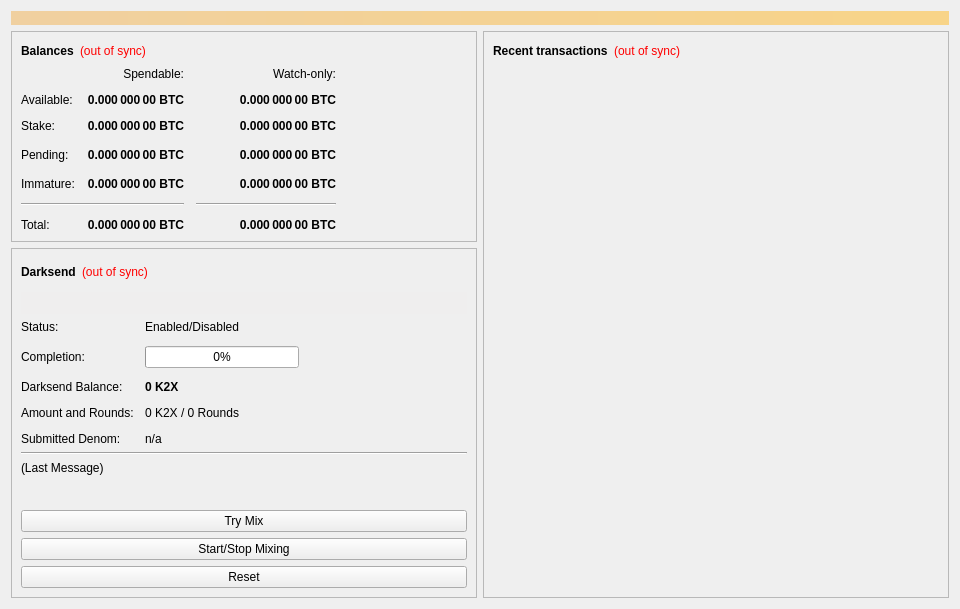
<?xml version="1.0" encoding="UTF-8"?>
<ui version="4.0">
 <class>OverviewPage</class>
 <widget class="QWidget" name="OverviewPage">
  <property name="geometry">
   <rect>
    <x>0</x>
    <y>0</y>
    <width>960</width>
    <height>594</height>
   </rect>
  </property>
  <property name="minimumSize">
   <size>
    <width>960</width>
    <height>0</height>
   </size>
  </property>
  <property name="windowTitle">
   <string>Form</string>
  </property>
  <property name="styleSheet">
   <string notr="true"/>
  </property>
  <layout class="QVBoxLayout" name="topLayout">
   <item>
    <widget class="QLabel" name="labelAlerts">
     <property name="visible">
      <bool>false</bool>
     </property>
     <property name="styleSheet">
      <string notr="true">background-color: qlineargradient(x1: 0, y1: 0, x2: 1, y2: 0, stop:0 #F0D0A0, stop:1 #F8D488); color:#000000;</string>
     </property>
     <property name="wordWrap">
      <bool>true</bool>
     </property>
     <property name="margin">
      <number>3</number>
     </property>
    </widget>
   </item>
   <item>
    <layout class="QHBoxLayout" name="horizontalLayout" stretch="1,1">
     <item>
      <layout class="QVBoxLayout" name="verticalLayout_2">
       <item>
        <widget class="QFrame" name="frame">
         <property name="frameShape">
          <enum>QFrame::StyledPanel</enum>
         </property>
         <property name="frameShadow">
          <enum>QFrame::Raised</enum>
         </property>
         <layout class="QVBoxLayout" name="verticalLayout_4">
          <item>
           <layout class="QHBoxLayout" name="horizontalLayout_4">
            <item>
             <widget class="QLabel" name="label_5">
              <property name="font">
               <font>
                <weight>75</weight>
                <bold>true</bold>
               </font>
              </property>
              <property name="text">
               <string>Balances</string>
              </property>
             </widget>
            </item>
            <item>
             <widget class="QLabel" name="labelWalletStatus">
              <property name="cursor">
               <cursorShape>WhatsThisCursor</cursorShape>
              </property>
              <property name="toolTip">
               <string>The displayed information may be out of date. Your wallet automatically synchronizes with the Katana network after a connection is established, but this process has not completed yet.</string>
              </property>
              <property name="styleSheet">
               <string notr="true">QLabel { color: red; }</string>
              </property>
              <property name="text">
               <string notr="true">(out of sync)</string>
              </property>
              <property name="alignment">
               <set>Qt::AlignLeading|Qt::AlignLeft|Qt::AlignVCenter</set>
              </property>
             </widget>
            </item>
            <item>
             <spacer name="horizontalSpacer_3">
              <property name="orientation">
               <enum>Qt::Horizontal</enum>
              </property>
              <property name="sizeHint" stdset="0">
               <size>
                <width>40</width>
                <height>20</height>
               </size>
              </property>
             </spacer>
            </item>
           </layout>
          </item>
          <item>
           <layout class="QGridLayout" name="gridLayout">
            <property name="spacing">
             <number>12</number>
            </property>
            <item row="3" column="2">
             <widget class="QLabel" name="labelWatchPending">
              <property name="font">
               <font>
                <weight>75</weight>
                <bold>true</bold>
               </font>
              </property>
              <property name="cursor">
               <cursorShape>IBeamCursor</cursorShape>
              </property>
              <property name="toolTip">
               <string>Unconfirmed transactions to watch-only addresses</string>
              </property>
              <property name="text">
               <string notr="true">0.000 000 00 BTC</string>
              </property>
              <property name="alignment">
               <set>Qt::AlignRight|Qt::AlignTrailing|Qt::AlignVCenter</set>
              </property>
              <property name="textInteractionFlags">
               <set>Qt::LinksAccessibleByMouse|Qt::TextSelectableByKeyboard|Qt::TextSelectableByMouse</set>
              </property>
             </widget>
            </item>
            <item row="3" column="1">
             <widget class="QLabel" name="labelUnconfirmed">
              <property name="font">
               <font>
                <weight>75</weight>
                <bold>true</bold>
               </font>
              </property>
              <property name="cursor">
               <cursorShape>IBeamCursor</cursorShape>
              </property>
              <property name="toolTip">
               <string>Total of transactions that have yet to be confirmed, and do not yet count toward the spendable balance</string>
              </property>
              <property name="text">
               <string notr="true">0.000 000 00 BTC</string>
              </property>
              <property name="alignment">
               <set>Qt::AlignRight|Qt::AlignTrailing|Qt::AlignVCenter</set>
              </property>
              <property name="textInteractionFlags">
               <set>Qt::LinksAccessibleByMouse|Qt::TextSelectableByKeyboard|Qt::TextSelectableByMouse</set>
              </property>
             </widget>
            </item>
            <item row="4" column="2">
             <widget class="QLabel" name="labelWatchImmature">
              <property name="font">
               <font>
                <weight>75</weight>
                <bold>true</bold>
               </font>
              </property>
              <property name="cursor">
               <cursorShape>IBeamCursor</cursorShape>
              </property>
              <property name="toolTip">
               <string>Mined balance in watch-only addresses that has not yet matured</string>
              </property>
              <property name="text">
               <string notr="true">0.000 000 00 BTC</string>
              </property>
              <property name="alignment">
               <set>Qt::AlignRight|Qt::AlignTrailing|Qt::AlignVCenter</set>
              </property>
              <property name="textInteractionFlags">
               <set>Qt::LinksAccessibleByMouse|Qt::TextSelectableByKeyboard|Qt::TextSelectableByMouse</set>
              </property>
             </widget>
            </item>
            <item row="5" column="0" colspan="2">
             <widget class="Line" name="lineSpendableBalance">
              <property name="orientation">
               <enum>Qt::Horizontal</enum>
              </property>
             </widget>
            </item>
            <item row="5" column="2">
             <widget class="Line" name="lineWatchBalance">
              <property name="sizePolicy">
               <sizepolicy hsizetype="Preferred" vsizetype="Fixed">
                <horstretch>0</horstretch>
                <verstretch>0</verstretch>
               </sizepolicy>
              </property>
              <property name="minimumSize">
               <size>
                <width>140</width>
                <height>0</height>
               </size>
              </property>
              <property name="orientation">
               <enum>Qt::Horizontal</enum>
              </property>
             </widget>
            </item>
            <item row="6" column="0">
             <widget class="QLabel" name="labelTotalText">
              <property name="text">
               <string>Total:</string>
              </property>
             </widget>
            </item>
            <item row="4" column="1">
             <widget class="QLabel" name="labelImmature">
              <property name="font">
               <font>
                <weight>75</weight>
                <bold>true</bold>
               </font>
              </property>
              <property name="cursor">
               <cursorShape>IBeamCursor</cursorShape>
              </property>
              <property name="toolTip">
               <string>Mined balance that has not yet matured</string>
              </property>
              <property name="text">
               <string notr="true">0.000 000 00 BTC</string>
              </property>
              <property name="alignment">
               <set>Qt::AlignRight|Qt::AlignTrailing|Qt::AlignVCenter</set>
              </property>
              <property name="textInteractionFlags">
               <set>Qt::LinksAccessibleByMouse|Qt::TextSelectableByKeyboard|Qt::TextSelectableByMouse</set>
              </property>
             </widget>
            </item>
            <item row="3" column="3">
             <spacer name="horizontalSpacer_2">
              <property name="orientation">
               <enum>Qt::Horizontal</enum>
              </property>
              <property name="sizeHint" stdset="0">
               <size>
                <width>40</width>
                <height>20</height>
               </size>
              </property>
             </spacer>
            </item>
            <item row="4" column="0">
             <widget class="QLabel" name="labelImmatureText">
              <property name="text">
               <string>Immature:</string>
              </property>
             </widget>
            </item>
            <item row="6" column="1">
             <widget class="QLabel" name="labelTotal">
              <property name="font">
               <font>
                <weight>75</weight>
                <bold>true</bold>
               </font>
              </property>
              <property name="cursor">
               <cursorShape>IBeamCursor</cursorShape>
              </property>
              <property name="toolTip">
               <string>Your current total balance</string>
              </property>
              <property name="text">
               <string notr="true">0.000 000 00 BTC</string>
              </property>
              <property name="alignment">
               <set>Qt::AlignRight|Qt::AlignTrailing|Qt::AlignVCenter</set>
              </property>
              <property name="textInteractionFlags">
               <set>Qt::LinksAccessibleByMouse|Qt::TextSelectableByKeyboard|Qt::TextSelectableByMouse</set>
              </property>
             </widget>
            </item>
            <item row="6" column="2">
             <widget class="QLabel" name="labelWatchTotal">
              <property name="font">
               <font>
                <weight>75</weight>
                <bold>true</bold>
               </font>
              </property>
              <property name="cursor">
               <cursorShape>IBeamCursor</cursorShape>
              </property>
              <property name="toolTip">
               <string>Current total balance in watch-only addresses</string>
              </property>
              <property name="text">
               <string notr="true">0.000 000 00 BTC</string>
              </property>
              <property name="alignment">
               <set>Qt::AlignRight|Qt::AlignTrailing|Qt::AlignVCenter</set>
              </property>
              <property name="textInteractionFlags">
               <set>Qt::LinksAccessibleByMouse|Qt::TextSelectableByKeyboard|Qt::TextSelectableByMouse</set>
              </property>
             </widget>
            </item>
            <item row="0" column="2">
             <widget class="QLabel" name="labelWatchonly">
              <property name="text">
               <string>Watch-only:</string>
              </property>
              <property name="alignment">
               <set>Qt::AlignRight|Qt::AlignTrailing|Qt::AlignVCenter</set>
              </property>
             </widget>
            </item>
            <item row="1" column="0">
             <widget class="QLabel" name="labelBalanceText">
              <property name="text">
               <string>Available:</string>
              </property>
             </widget>
            </item>
            <item row="1" column="1">
             <widget class="QLabel" name="labelBalance">
              <property name="font">
               <font>
                <weight>75</weight>
                <bold>true</bold>
               </font>
              </property>
              <property name="cursor">
               <cursorShape>IBeamCursor</cursorShape>
              </property>
              <property name="toolTip">
               <string>Your current spendable balance</string>
              </property>
              <property name="text">
               <string notr="true">0.000 000 00 BTC</string>
              </property>
              <property name="alignment">
               <set>Qt::AlignRight|Qt::AlignTrailing|Qt::AlignVCenter</set>
              </property>
              <property name="textInteractionFlags">
               <set>Qt::LinksAccessibleByMouse|Qt::TextSelectableByKeyboard|Qt::TextSelectableByMouse</set>
              </property>
             </widget>
            </item>
            <item row="2" column="0">
             <widget class="QLabel" name="label_10">
              <property name="text">
               <string>Stake:</string>
              </property>
             </widget>
            </item>
            <item row="2" column="1">
             <widget class="QLabel" name="labelStake">
              <property name="font">
               <font>
                <weight>75</weight>
                <bold>true</bold>
               </font>
              </property>
              <property name="cursor">
               <cursorShape>IBeamCursor</cursorShape>
              </property>
              <property name="toolTip">
               <string>Total of coins that was staked, and do not yet count toward the current balance</string>
              </property>
              <property name="text">
               <string notr="true">0.000 000 00 BTC</string>
              </property>
              <property name="alignment">
               <set>Qt::AlignRight|Qt::AlignTrailing|Qt::AlignVCenter</set>
              </property>
              <property name="textInteractionFlags">
               <set>Qt::LinksAccessibleByMouse|Qt::TextSelectableByKeyboard|Qt::TextSelectableByMouse</set>
              </property>
             </widget>
            </item>
            <item row="2" column="2">
             <widget class="QLabel" name="labelWatchStake">
              <property name="font">
               <font>
                <weight>75</weight>
                <bold>true</bold>
               </font>
              </property>
              <property name="cursor">
               <cursorShape>IBeamCursor</cursorShape>
              </property>
              <property name="toolTip">
               <string>Total of coins that was staked in watch-only addresses, and do not yet count toward the current watch-only balance</string>
              </property>
              <property name="text">
               <string notr="true">0.000 000 00 BTC</string>
              </property>
              <property name="alignment">
               <set>Qt::AlignRight|Qt::AlignTrailing|Qt::AlignVCenter</set>
              </property>
              <property name="textInteractionFlags">
               <set>Qt::LinksAccessibleByMouse|Qt::TextSelectableByKeyboard|Qt::TextSelectableByMouse</set>
              </property>
             </widget>
            </item>
            <item row="1" column="2">
             <widget class="QLabel" name="labelWatchAvailable">
              <property name="font">
               <font>
                <weight>75</weight>
                <bold>true</bold>
               </font>
              </property>
              <property name="cursor">
               <cursorShape>IBeamCursor</cursorShape>
              </property>
              <property name="toolTip">
               <string>Your current balance in watch-only addresses</string>
              </property>
              <property name="text">
               <string notr="true">0.000 000 00 BTC</string>
              </property>
              <property name="alignment">
               <set>Qt::AlignRight|Qt::AlignTrailing|Qt::AlignVCenter</set>
              </property>
              <property name="textInteractionFlags">
               <set>Qt::LinksAccessibleByMouse|Qt::TextSelectableByKeyboard|Qt::TextSelectableByMouse</set>
              </property>
             </widget>
            </item>
            <item row="3" column="0">
             <widget class="QLabel" name="labelPendingText">
              <property name="text">
               <string>Pending:</string>
              </property>
             </widget>
            </item>
            <item row="0" column="1">
             <widget class="QLabel" name="labelSpendable">
              <property name="text">
               <string>Spendable:</string>
              </property>
              <property name="alignment">
               <set>Qt::AlignRight|Qt::AlignTrailing|Qt::AlignVCenter</set>
              </property>
             </widget>
            </item>
           </layout>
          </item>
         </layout>
        </widget>
       </item>
       <item>
        <widget class="QFrame" name="frameDarksend">
         <property name="sizePolicy">
          <sizepolicy hsizetype="Expanding" vsizetype="Expanding">
           <horstretch>0</horstretch>
           <verstretch>0</verstretch>
          </sizepolicy>
         </property>
         <property name="minimumSize">
          <size>
           <width>0</width>
           <height>350</height>
          </size>
         </property>
         <property name="visible">
          <bool>false</bool>
         </property>
         <property name="layoutDirection">
          <enum>Qt::LeftToRight</enum>
         </property>
         <property name="frameShape">
          <enum>QFrame::StyledPanel</enum>
         </property>
         <property name="frameShadow">
          <enum>QFrame::Raised</enum>
         </property>
         <layout class="QVBoxLayout" name="verticalLayout_5">
          <item>
           <layout class="QHBoxLayout" name="horizontalLayout_5">
            <item>
             <widget class="QLabel" name="label_2">
              <property name="font">
               <font>
                <weight>75</weight>
                <bold>true</bold>
               </font>
              </property>
              <property name="text">
               <string>Darksend</string>
              </property>
             </widget>
            </item>
            <item>
             <widget class="QLabel" name="labelDarksendSyncStatus">
              <property name="toolTip">
               <string>The displayed information may be out of date. Your wallet automatically synchronizes with the Katana network after a connection is established, but this process has not completed yet.</string>
              </property>
              <property name="styleSheet">
               <string notr="true">QLabel { color: red; }</string>
              </property>
              <property name="text">
               <string notr="true">(out of sync)</string>
              </property>
              <property name="alignment">
               <set>Qt::AlignLeading|Qt::AlignLeft|Qt::AlignVCenter</set>
              </property>
             </widget>
            </item>
            <item>
             <spacer name="horizontalSpacer_4">
              <property name="orientation">
               <enum>Qt::Horizontal</enum>
              </property>
              <property name="sizeHint" stdset="0">
               <size>
                <width>40</width>
                <height>20</height>
               </size>
              </property>
             </spacer>
            </item>
           </layout>
          </item>
          <item>
           <widget class="QPushButton" name="runAutoDenom">
            <property name="palette">
             <palette>
              <active>
               <colorrole role="WindowText">
                <brush brushstyle="SolidPattern">
                 <color alpha="255">
                  <red>0</red>
                  <green>0</green>
                  <blue>0</blue>
                 </color>
                </brush>
               </colorrole>
               <colorrole role="Button">
                <brush brushstyle="SolidPattern">
                 <color alpha="255">
                  <red>239</red>
                  <green>238</green>
                  <blue>238</blue>
                 </color>
                </brush>
               </colorrole>
               <colorrole role="Light">
                <brush brushstyle="SolidPattern">
                 <color alpha="255">
                  <red>255</red>
                  <green>255</green>
                  <blue>255</blue>
                 </color>
                </brush>
               </colorrole>
               <colorrole role="Midlight">
                <brush brushstyle="SolidPattern">
                 <color alpha="255">
                  <red>247</red>
                  <green>246</green>
                  <blue>246</blue>
                 </color>
                </brush>
               </colorrole>
               <colorrole role="Dark">
                <brush brushstyle="SolidPattern">
                 <color alpha="255">
                  <red>119</red>
                  <green>119</green>
                  <blue>119</blue>
                 </color>
                </brush>
               </colorrole>
               <colorrole role="Mid">
                <brush brushstyle="SolidPattern">
                 <color alpha="255">
                  <red>159</red>
                  <green>159</green>
                  <blue>159</blue>
                 </color>
                </brush>
               </colorrole>
               <colorrole role="Text">
                <brush brushstyle="SolidPattern">
                 <color alpha="255">
                  <red>0</red>
                  <green>0</green>
                  <blue>0</blue>
                 </color>
                </brush>
               </colorrole>
               <colorrole role="BrightText">
                <brush brushstyle="SolidPattern">
                 <color alpha="255">
                  <red>255</red>
                  <green>255</green>
                  <blue>255</blue>
                 </color>
                </brush>
               </colorrole>
               <colorrole role="ButtonText">
                <brush brushstyle="SolidPattern">
                 <color alpha="255">
                  <red>0</red>
                  <green>0</green>
                  <blue>0</blue>
                 </color>
                </brush>
               </colorrole>
               <colorrole role="Base">
                <brush brushstyle="SolidPattern">
                 <color alpha="255">
                  <red>255</red>
                  <green>255</green>
                  <blue>255</blue>
                 </color>
                </brush>
               </colorrole>
               <colorrole role="Window">
                <brush brushstyle="SolidPattern">
                 <color alpha="255">
                  <red>239</red>
                  <green>238</green>
                  <blue>238</blue>
                 </color>
                </brush>
               </colorrole>
               <colorrole role="Shadow">
                <brush brushstyle="SolidPattern">
                 <color alpha="255">
                  <red>0</red>
                  <green>0</green>
                  <blue>0</blue>
                 </color>
                </brush>
               </colorrole>
               <colorrole role="AlternateBase">
                <brush brushstyle="SolidPattern">
                 <color alpha="255">
                  <red>247</red>
                  <green>246</green>
                  <blue>246</blue>
                 </color>
                </brush>
               </colorrole>
               <colorrole role="ToolTipBase">
                <brush brushstyle="SolidPattern">
                 <color alpha="255">
                  <red>255</red>
                  <green>255</green>
                  <blue>220</blue>
                 </color>
                </brush>
               </colorrole>
               <colorrole role="ToolTipText">
                <brush brushstyle="SolidPattern">
                 <color alpha="255">
                  <red>0</red>
                  <green>0</green>
                  <blue>0</blue>
                 </color>
                </brush>
               </colorrole>
              </active>
              <inactive>
               <colorrole role="WindowText">
                <brush brushstyle="SolidPattern">
                 <color alpha="255">
                  <red>0</red>
                  <green>0</green>
                  <blue>0</blue>
                 </color>
                </brush>
               </colorrole>
               <colorrole role="Button">
                <brush brushstyle="SolidPattern">
                 <color alpha="255">
                  <red>239</red>
                  <green>238</green>
                  <blue>238</blue>
                 </color>
                </brush>
               </colorrole>
               <colorrole role="Light">
                <brush brushstyle="SolidPattern">
                 <color alpha="255">
                  <red>255</red>
                  <green>255</green>
                  <blue>255</blue>
                 </color>
                </brush>
               </colorrole>
               <colorrole role="Midlight">
                <brush brushstyle="SolidPattern">
                 <color alpha="255">
                  <red>247</red>
                  <green>246</green>
                  <blue>246</blue>
                 </color>
                </brush>
               </colorrole>
               <colorrole role="Dark">
                <brush brushstyle="SolidPattern">
                 <color alpha="255">
                  <red>119</red>
                  <green>119</green>
                  <blue>119</blue>
                 </color>
                </brush>
               </colorrole>
               <colorrole role="Mid">
                <brush brushstyle="SolidPattern">
                 <color alpha="255">
                  <red>159</red>
                  <green>159</green>
                  <blue>159</blue>
                 </color>
                </brush>
               </colorrole>
               <colorrole role="Text">
                <brush brushstyle="SolidPattern">
                 <color alpha="255">
                  <red>0</red>
                  <green>0</green>
                  <blue>0</blue>
                 </color>
                </brush>
               </colorrole>
               <colorrole role="BrightText">
                <brush brushstyle="SolidPattern">
                 <color alpha="255">
                  <red>255</red>
                  <green>255</green>
                  <blue>255</blue>
                 </color>
                </brush>
               </colorrole>
               <colorrole role="ButtonText">
                <brush brushstyle="SolidPattern">
                 <color alpha="255">
                  <red>0</red>
                  <green>0</green>
                  <blue>0</blue>
                 </color>
                </brush>
               </colorrole>
               <colorrole role="Base">
                <brush brushstyle="SolidPattern">
                 <color alpha="255">
                  <red>255</red>
                  <green>255</green>
                  <blue>255</blue>
                 </color>
                </brush>
               </colorrole>
               <colorrole role="Window">
                <brush brushstyle="SolidPattern">
                 <color alpha="255">
                  <red>239</red>
                  <green>238</green>
                  <blue>238</blue>
                 </color>
                </brush>
               </colorrole>
               <colorrole role="Shadow">
                <brush brushstyle="SolidPattern">
                 <color alpha="255">
                  <red>0</red>
                  <green>0</green>
                  <blue>0</blue>
                 </color>
                </brush>
               </colorrole>
               <colorrole role="AlternateBase">
                <brush brushstyle="SolidPattern">
                 <color alpha="255">
                  <red>247</red>
                  <green>246</green>
                  <blue>246</blue>
                 </color>
                </brush>
               </colorrole>
               <colorrole role="ToolTipBase">
                <brush brushstyle="SolidPattern">
                 <color alpha="255">
                  <red>255</red>
                  <green>255</green>
                  <blue>220</blue>
                 </color>
                </brush>
               </colorrole>
               <colorrole role="ToolTipText">
                <brush brushstyle="SolidPattern">
                 <color alpha="255">
                  <red>0</red>
                  <green>0</green>
                  <blue>0</blue>
                 </color>
                </brush>
               </colorrole>
              </inactive>
              <disabled>
               <colorrole role="WindowText">
                <brush brushstyle="SolidPattern">
                 <color alpha="255">
                  <red>119</red>
                  <green>119</green>
                  <blue>119</blue>
                 </color>
                </brush>
               </colorrole>
               <colorrole role="Button">
                <brush brushstyle="SolidPattern">
                 <color alpha="255">
                  <red>239</red>
                  <green>238</green>
                  <blue>238</blue>
                 </color>
                </brush>
               </colorrole>
               <colorrole role="Light">
                <brush brushstyle="SolidPattern">
                 <color alpha="255">
                  <red>255</red>
                  <green>255</green>
                  <blue>255</blue>
                 </color>
                </brush>
               </colorrole>
               <colorrole role="Midlight">
                <brush brushstyle="SolidPattern">
                 <color alpha="255">
                  <red>247</red>
                  <green>246</green>
                  <blue>246</blue>
                 </color>
                </brush>
               </colorrole>
               <colorrole role="Dark">
                <brush brushstyle="SolidPattern">
                 <color alpha="255">
                  <red>119</red>
                  <green>119</green>
                  <blue>119</blue>
                 </color>
                </brush>
               </colorrole>
               <colorrole role="Mid">
                <brush brushstyle="SolidPattern">
                 <color alpha="255">
                  <red>159</red>
                  <green>159</green>
                  <blue>159</blue>
                 </color>
                </brush>
               </colorrole>
               <colorrole role="Text">
                <brush brushstyle="SolidPattern">
                 <color alpha="255">
                  <red>119</red>
                  <green>119</green>
                  <blue>119</blue>
                 </color>
                </brush>
               </colorrole>
               <colorrole role="BrightText">
                <brush brushstyle="SolidPattern">
                 <color alpha="255">
                  <red>255</red>
                  <green>255</green>
                  <blue>255</blue>
                 </color>
                </brush>
               </colorrole>
               <colorrole role="ButtonText">
                <brush brushstyle="SolidPattern">
                 <color alpha="255">
                  <red>119</red>
                  <green>119</green>
                  <blue>119</blue>
                 </color>
                </brush>
               </colorrole>
               <colorrole role="Base">
                <brush brushstyle="SolidPattern">
                 <color alpha="255">
                  <red>239</red>
                  <green>238</green>
                  <blue>238</blue>
                 </color>
                </brush>
               </colorrole>
               <colorrole role="Window">
                <brush brushstyle="SolidPattern">
                 <color alpha="255">
                  <red>239</red>
                  <green>238</green>
                  <blue>238</blue>
                 </color>
                </brush>
               </colorrole>
               <colorrole role="Shadow">
                <brush brushstyle="SolidPattern">
                 <color alpha="255">
                  <red>0</red>
                  <green>0</green>
                  <blue>0</blue>
                 </color>
                </brush>
               </colorrole>
               <colorrole role="AlternateBase">
                <brush brushstyle="SolidPattern">
                 <color alpha="255">
                  <red>239</red>
                  <green>238</green>
                  <blue>238</blue>
                 </color>
                </brush>
               </colorrole>
               <colorrole role="ToolTipBase">
                <brush brushstyle="SolidPattern">
                 <color alpha="255">
                  <red>255</red>
                  <green>255</green>
                  <blue>220</blue>
                 </color>
                </brush>
               </colorrole>
               <colorrole role="ToolTipText">
                <brush brushstyle="SolidPattern">
                 <color alpha="255">
                  <red>0</red>
                  <green>0</green>
                  <blue>0</blue>
                 </color>
                </brush>
               </colorrole>
              </disabled>
             </palette>
            </property>
            <property name="focusPolicy">
             <enum>Qt::NoFocus</enum>
            </property>
            <property name="autoFillBackground">
             <bool>true</bool>
            </property>
            <property name="text">
             <string/>
            </property>
            <property name="flat">
             <bool>true</bool>
            </property>
           </widget>
          </item>
          <item>
           <layout class="QFormLayout" name="formLayout">
            <property name="fieldGrowthPolicy">
             <enum>QFormLayout::AllNonFixedFieldsGrow</enum>
            </property>
            <property name="horizontalSpacing">
             <number>11</number>
            </property>
            <property name="verticalSpacing">
             <number>12</number>
            </property>
            <item row="0" column="0">
             <widget class="QLabel" name="label_6">
              <property name="text">
               <string>Status:</string>
              </property>
             </widget>
            </item>
            <item row="1" column="0">
             <widget class="QLabel" name="label_7">
              <property name="text">
               <string>Completion:</string>
              </property>
             </widget>
            </item>
            <item row="1" column="1">
             <widget class="QProgressBar" name="darksendProgress">
              <property name="maximumSize">
               <size>
                <width>154</width>
                <height>16777215</height>
               </size>
              </property>
              <property name="value">
               <number>0</number>
              </property>
             </widget>
            </item>
            <item row="3" column="0">
             <widget class="QLabel" name="labelAnonymizedText">
              <property name="text">
               <string>Darksend Balance:</string>
              </property>
             </widget>
            </item>
            <item row="3" column="1">
             <widget class="QLabel" name="labelAnonymized">
              <property name="font">
               <font>
                <weight>75</weight>
                <bold>true</bold>
               </font>
              </property>
              <property name="text">
               <string notr="true">0 K2X</string>
              </property>
             </widget>
            </item>
            <item row="4" column="0">
             <widget class="QLabel" name="label_8">
              <property name="text">
               <string>Amount and Rounds:</string>
              </property>
             </widget>
            </item>
            <item row="4" column="1">
             <widget class="QLabel" name="labelAmountRounds">
              <property name="text">
               <string>0 K2X / 0 Rounds</string>
              </property>
             </widget>
            </item>
            <item row="5" column="0">
             <widget class="QLabel" name="label_9">
              <property name="text">
               <string>Submitted Denom:</string>
              </property>
             </widget>
            </item>
            <item row="5" column="1">
             <widget class="QLabel" name="labelSubmittedDenom">
              <property name="toolTip">
               <string>The denominations you submitted to the Masternode.&lt;br&gt;To mix, other users must submit the exact same denominations.</string>
              </property>
              <property name="text">
               <string>n/a</string>
              </property>
             </widget>
            </item>
            <item row="0" column="1">
             <widget class="QLabel" name="darksendEnabled">
              <property name="text">
               <string>Enabled/Disabled</string>
              </property>
             </widget>
            </item>
           </layout>
          </item>
          <item>
           <widget class="Line" name="lineLastMessage">
            <property name="orientation">
             <enum>Qt::Horizontal</enum>
            </property>
           </widget>
          </item>
          <item>
           <widget class="QLabel" name="darksendStatus">
            <property name="minimumSize">
             <size>
              <width>288</width>
              <height>43</height>
             </size>
            </property>
            <property name="text">
             <string>(Last Message)</string>
            </property>
            <property name="alignment">
             <set>Qt::AlignLeading|Qt::AlignLeft|Qt::AlignTop</set>
            </property>
            <property name="wordWrap">
             <bool>true</bool>
            </property>
           </widget>
          </item>
          <item>
           <widget class="QPushButton" name="darksendAuto">
            <property name="sizePolicy">
             <sizepolicy hsizetype="MinimumExpanding" vsizetype="Fixed">
              <horstretch>0</horstretch>
              <verstretch>0</verstretch>
             </sizepolicy>
            </property>
            <property name="toolTip">
             <string>Try to manually submit a Darksend request.</string>
            </property>
            <property name="text">
             <string>Try Mix</string>
            </property>
           </widget>
          </item>
          <item>
           <widget class="QPushButton" name="toggleDarksend">
            <property name="sizePolicy">
             <sizepolicy hsizetype="MinimumExpanding" vsizetype="Fixed">
              <horstretch>0</horstretch>
              <verstretch>0</verstretch>
             </sizepolicy>
            </property>
            <property name="text">
             <string>Start/Stop Mixing</string>
            </property>
           </widget>
          </item>
          <item>
           <widget class="QPushButton" name="darksendReset">
            <property name="sizePolicy">
             <sizepolicy hsizetype="MinimumExpanding" vsizetype="Fixed">
              <horstretch>0</horstretch>
              <verstretch>0</verstretch>
             </sizepolicy>
            </property>
            <property name="toolTip">
             <string>Reset the current status of Darksend (can interrupt Darksend if it's in the process of Mixing, which can cost you money!)</string>
            </property>
            <property name="autoFillBackground">
             <bool>false</bool>
            </property>
            <property name="text">
             <string>Reset</string>
            </property>
           </widget>
          </item>
         </layout>
        </widget>
       </item>
       <item>
        <spacer name="verticalSpacer">
         <property name="orientation">
          <enum>Qt::Vertical</enum>
         </property>
         <property name="sizeHint" stdset="0">
          <size>
           <width>20</width>
           <height>40</height>
          </size>
         </property>
        </spacer>
       </item>
      </layout>
     </item>
     <item>
      <layout class="QVBoxLayout" name="verticalLayout_3">
       <item>
        <widget class="QFrame" name="frame_2">
         <property name="frameShape">
          <enum>QFrame::StyledPanel</enum>
         </property>
         <property name="frameShadow">
          <enum>QFrame::Raised</enum>
         </property>
         <layout class="QVBoxLayout" name="verticalLayout">
          <item>
           <layout class="QHBoxLayout" name="horizontalLayout_2">
            <item>
             <widget class="QLabel" name="label_4">
              <property name="font">
               <font>
                <weight>75</weight>
                <bold>true</bold>
               </font>
              </property>
              <property name="text">
               <string>Recent transactions</string>
              </property>
             </widget>
            </item>
            <item>
             <widget class="QLabel" name="labelTransactionsStatus">
              <property name="cursor">
               <cursorShape>WhatsThisCursor</cursorShape>
              </property>
              <property name="toolTip">
               <string>The displayed information may be out of date. Your wallet automatically synchronizes with the Katana network after a connection is established, but this process has not completed yet.</string>
              </property>
              <property name="styleSheet">
               <string notr="true">QLabel { color: red; }</string>
              </property>
              <property name="text">
               <string notr="true">(out of sync)</string>
              </property>
              <property name="alignment">
               <set>Qt::AlignRight|Qt::AlignTrailing|Qt::AlignVCenter</set>
              </property>
             </widget>
            </item>
            <item>
             <spacer name="horizontalSpacer">
              <property name="orientation">
               <enum>Qt::Horizontal</enum>
              </property>
              <property name="sizeHint" stdset="0">
               <size>
                <width>40</width>
                <height>20</height>
               </size>
              </property>
             </spacer>
            </item>
           </layout>
          </item>
          <item>
           <widget class="QListView" name="listTransactions">
            <property name="styleSheet">
             <string notr="true">QListView { background: transparent; }</string>
            </property>
            <property name="frameShape">
             <enum>QFrame::NoFrame</enum>
            </property>
            <property name="verticalScrollBarPolicy">
             <enum>Qt::ScrollBarAlwaysOff</enum>
            </property>
            <property name="horizontalScrollBarPolicy">
             <enum>Qt::ScrollBarAlwaysOff</enum>
            </property>
            <property name="selectionMode">
             <enum>QAbstractItemView::NoSelection</enum>
            </property>
           </widget>
          </item>
         </layout>
        </widget>
       </item>
      </layout>
     </item>
    </layout>
   </item>
  </layout>
 </widget>
 <resources/>
 <connections/>
</ui>
